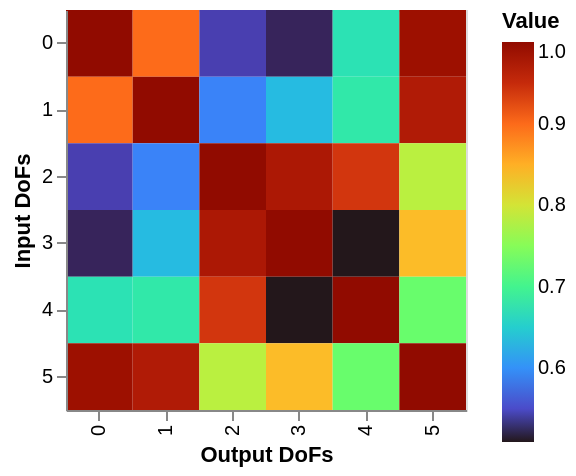

The notebook cell this image was saved under:
### Markdown cell above
Reciprocity check on the FRF matrix

### Code cell
coh_crit = pyFBS.utility.coh_on_FRF(vpt.vptData[:,6:,6:])

pyFBS.imshow(coh_crit)

### Figure 1 — Vega-Lite specification as saved in the notebook (floating-point values rounded to 4 significant figures)
{"config": {"view": {"continuousWidth": 400, "continuousHeight": 300}}, "data": {"name": "data-340b06483317f4cf05343adc6038aecc"}, "mark": "rect", "encoding": {"color": {"type": "quantitative", "field": "rec", "legend": {"title": "Value"}, "scale": {"scheme": "turbo"}}, "tooltip": [{"type": "quantitative", "field": "rec", "format": ".3f", "title": "Value"}], "x": {"type": "ordinal", "axis": {"title": "Output DoFs"}, "field": "x"}, "y": {"type": "ordinal", "axis": {"title": "Input DoFs"}, "field": "y"}}, "height": 200, "title": "", "width": 200, "$schema": "https://vega.github.io/schema/vega-lite/v4.8.1.json", "datasets": {"data-340b06483317f4cf05343adc6038aecc": [{"x": 0, "y": 0, "rec": 1.0}, {"x": 1, "y": 0, "rec": 0.8993}, {"x": 2, "y": 0, "rec": 0.5412}, {"x": 3, "y": 0, "rec": 0.5204}, {"x": 4, "y": 0, "rec": 0.6715}, {"x": 5, "y": 0, "rec": 0.9827}, {"x": 0, "y": 1, "rec": 0.8993}, {"x": 1, "y": 1, "rec": 1.0}, {"x": 2, "y": 1, "rec": 0.5897}, {"x": 3, "y": 1, "rec": 0.6335}, {"x": 4, "y": 1, "rec": 0.6793}, {"x": 5, "y": 1, "rec": 0.9657}, {"x": 0, "y": 2, "rec": 0.5412}, {"x": 1, "y": 2, "rec": 0.5897}, {"x": 2, "y": 2, "rec": 1.0}, {"x": 3, "y": 2, "rec": 0.9691}, {"x": 4, "y": 2, "rec": 0.9396}, {"x": 5, "y": 2, "rec": 0.7827}, {"x": 0, "y": 3, "rec": 0.5204}, {"x": 1, "y": 3, "rec": 0.6335}, {"x": 2, "y": 3, "rec": 0.9691}, {"x": 3, "y": 3, "rec": 1.0}, {"x": 4, "y": 3, "rec": 0.5093}, {"x": 5, "y": 3, "rec": 0.8398}, {"x": 0, "y": 4, "rec": 0.6715}, {"x": 1, "y": 4, "rec": 0.6793}, {"x": 2, "y": 4, "rec": 0.9396}, {"x": 3, "y": 4, "rec": 0.5093}, {"x": 4, "y": 4, "rec": 1.0}, {"x": 5, "y": 4, "rec": 0.7298}, {"x": 0, "y": 5, "rec": 0.9827}, {"x": 1, "y": 5, "rec": 0.9657}, {"x": 2, "y": 5, "rec": 0.7827}, {"x": 3, "y": 5, "rec": 0.8398}, {"x": 4, "y": 5, "rec": 0.7298}, {"x": 5, "y": 5, "rec": 1.0}]}}
